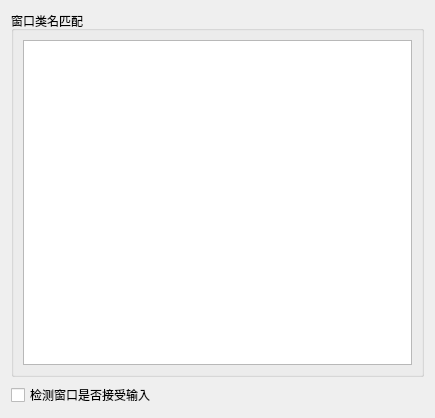
<?xml version="1.0" encoding="UTF-8"?>
<ui version="4.0">
 <class>FixWeChatShadowConfigForm</class>
 <widget class="QWidget" name="FixWeChatShadowConfigForm">
  <property name="geometry">
   <rect>
    <x>0</x>
    <y>0</y>
    <width>435</width>
    <height>418</height>
   </rect>
  </property>
  <property name="minimumSize">
   <size>
    <width>400</width>
    <height>350</height>
   </size>
  </property>
  <property name="windowTitle">
   <string>Form</string>
  </property>
  <layout class="QVBoxLayout" name="verticalLayout_2">
   <item>
    <widget class="QGroupBox" name="groupMatching">
     <property name="title">
      <string>窗口类名匹配</string>
     </property>
     <layout class="QVBoxLayout" name="layoutMatching">
      <item>
       <widget class="QPlainTextEdit" name="kcfg_classmatch">
        <property name="toolTip">
         <string>&lt;!DOCTYPE HTML PUBLIC &quot;-//W3C//DTD HTML 4.0//EN&quot; &quot;http://www.w3.org/TR/REC-html40/strict.dtd&quot;&gt;
&lt;html&gt;&lt;head&gt;&lt;meta name=&quot;qrichtext&quot; content=&quot;1&quot; /&gt;&lt;style type=&quot;text/css&quot;&gt;
p, li { white-space: pre-wrap; }
&lt;/style&gt;&lt;/head&gt;&lt;body style=&quot;font-size:11pt; font-style:normal;&quot;&gt;
&lt;p style=&quot; margin-top:0px; margin-bottom:0px; margin-left:0px; margin-right:0px; -qt-block-indent:0; text-indent:0px;&quot;&gt;输入欲匹配的窗口类名。&lt;/p&gt;
&lt;p style=&quot;-qt-paragraph-type:empty; margin-top:0px; margin-bottom:0px; margin-left:0px; margin-right:0px; -qt-block-indent:0; text-indent:0px;&quot;&gt;&lt;br /&gt;&lt;/p&gt;
&lt;p style=&quot; margin-top:0px; margin-bottom:0px; margin-left:0px; margin-right:0px; -qt-block-indent:0; text-indent:0px;&quot;&gt;窗口类名可以在终端里使用 &lt;span style=&quot; font-weight:600;&quot;&gt;xprop&lt;/span&gt; 命令查询。 (xprop WM_CLASS)&lt;/p&gt;&lt;/body&gt;&lt;/html&gt;</string>
        </property>
       </widget>
      </item>
     </layout>
    </widget>
   </item>
   <item>
    <widget class="QCheckBox" name="kcfg_matchHint">
     <property name="toolTip">
      <string>降低误判概率，但同时也不适用于接受输入的边缘窗口
(比如壁纸引擎)</string>
     </property>
     <property name="text">
      <string>检测窗口是否接受输入</string>
     </property>
     <property name="checked">
      <bool>false</bool>
     </property>
    </widget>
   </item>
  </layout>
 </widget>
 <resources/>
 <connections/>
</ui>
